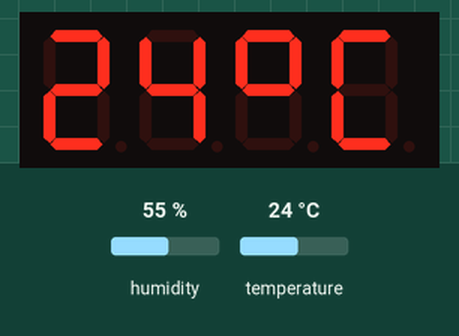
A sketch run on a simulated Arduino Uno, built with avr-gcc and run on an emulated ATmega328P. On the bench: 4-digit seven-segment display. Wiring (inferred from the names in the program): 4-digit 7-segment display, segments lit when LOW: segments pin 12, pin 10, pin 8, pin 7, pin 6, pin 11, pin 9; digit selects pin 5, pin 2, pin 3, pin 4. The inputs (shaded band) are chosen by the test bench; at power-on: temperature 24 °C, humidity 55 %. The segment pins are drawn as the display they are named for.

Above: at 2.8 s.
2.9 s: temperature set to 12 °C
At 5.1 s:
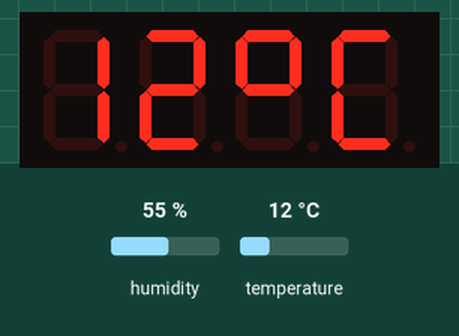
5.6 s: temperature set to 19 °C
At 6.9 s:
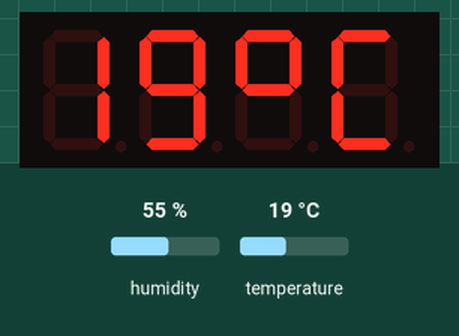
8.3 s: temperature set to 28 °C
At 11.4 s:
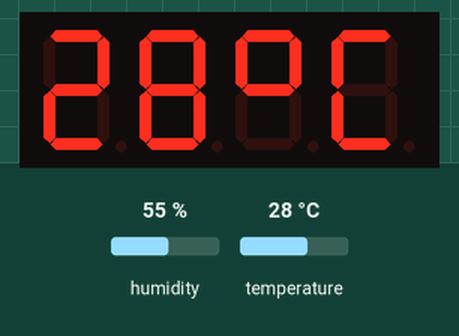
Timing chart, 0 to 12.9 s (numbered marks = the images above; inputs shaded):
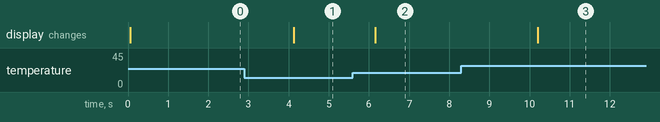

Measured:
- after the input at 2.9 s, the display: changes after 1.2 s (image 1)
- after the input at 5.6 s, the display: changes after 0.56 s (image 2)
- after the input at 8.3 s, the display: changes after 1.9 s (image 3)

The sketch:

suhu.ino
```cpp
/*
 * Tutorial By IOTkece.com
 */
#include "DHT.h"

#define DHT11_PIN 13
#define DHTTYPE DHT11
DHT dht(DHT11_PIN, DHTTYPE);

#define ON HIGH
#define OFF LOW

int x,y;

 /*
    A
   ---
F |   | B
  | G |
   ---
E |   | C
  |   |
   ---  . dec
    D

*/

int pinA = 12;
int pinB = 10;
int pinC = 8;
int pinD = 7;
int pinE = 6;
int pinF = 11;
int pinG = 9;
int D1 = 5;
int D2 = 2;
int D3 = 3;
int D4 = 4;

int temp;
void setup() {
  Serial.begin(9600);

pinMode(pinA, OUTPUT);
pinMode(pinB, OUTPUT);
pinMode(pinC, OUTPUT);
pinMode(pinD, OUTPUT);
pinMode(pinE, OUTPUT);
pinMode(pinF, OUTPUT);
pinMode(pinG, OUTPUT);
pinMode(D1, OUTPUT);
pinMode(D2, OUTPUT);
pinMode(D3, OUTPUT);
pinMode(D4, OUTPUT);
pinMode(13,INPUT);

}

void cek_suhu(){
  temp = dht.readTemperature();
  x = (temp/10);
  y = (temp-((x)*10));

}


void loop() {
cek_suhu();
for (int i=1; i<=2; i++);
  {
   seven_segmen();
   }
}

void seven_segmen(){
digitalWrite(D1, ON);
digit(x);
delay(4);
digitalWrite(D1, OFF);

digitalWrite(D2, ON);
digit(y);
delay(4);
digitalWrite(D2, OFF);

digitalWrite(D3, ON);
digit(10);
delay(4);
digitalWrite(D3, OFF);

digitalWrite(D4, ON);
digit(11);
delay(4);
digitalWrite(D4, OFF);
}


void digit(int x) {
  switch (x) {
    case 0: nol(); break;
    case 1: satu(); break;
    case 2: dua(); break;
    case 3: tiga(); break;
    case 4: empat(); break;
    case 5: lima(); break;
    case 6: enam(); break;
    case 7: tujuh(); break;
    case 8: delapan(); break;
    case 9: sembilan(); break;
    case 10: o(); break;
    case 11: C(); break;
  }
}
void nol(){
digitalWrite(pinA, OFF);
digitalWrite(pinB, OFF);
digitalWrite(pinC, OFF);
digitalWrite(pinD, OFF);
digitalWrite(pinE, OFF);
digitalWrite(pinF, OFF);
digitalWrite(pinG, ON);
delay(1);
}

void satu(){
digitalWrite(pinA, ON);
digitalWrite(pinB, OFF);
digitalWrite(pinC, OFF);
digitalWrite(pinD, ON);
digitalWrite(pinE, ON);
digitalWrite(pinF, ON);
digitalWrite(pinG, ON);
delay(1);
}

void dua(){
digitalWrite(pinA, OFF);
digitalWrite(pinB, OFF);
digitalWrite(pinC, ON);//
digitalWrite(pinD, OFF);
digitalWrite(pinE, OFF);
digitalWrite(pinF, ON);//
digitalWrite(pinG, OFF);
delay(1);
}

void tiga(){
digitalWrite(pinA, OFF);
digitalWrite(pinB, OFF);
digitalWrite(pinC, OFF);
digitalWrite(pinD, OFF);
digitalWrite(pinE, ON);
digitalWrite(pinF, ON);
digitalWrite(pinG, OFF);
delay(1);
}

void empat(){
digitalWrite(pinA, ON);
digitalWrite(pinB, OFF);
digitalWrite(pinC, OFF);
digitalWrite(pinD, ON);
digitalWrite(pinE, ON);
digitalWrite(pinF, OFF);
digitalWrite(pinG, OFF);
delay(1);
}

void lima(){
digitalWrite(pinA, OFF);
digitalWrite(pinB, ON);
digitalWrite(pinC, OFF);
digitalWrite(pinD, OFF);
digitalWrite(pinE, ON);
digitalWrite(pinF, OFF);
digitalWrite(pinG, OFF);
delay(1);
}

void enam(){
digitalWrite(pinA, OFF);
digitalWrite(pinB, ON);
digitalWrite(pinC, OFF);
digitalWrite(pinD, OFF);
digitalWrite(pinE, OFF);
digitalWrite(pinF, OFF);
digitalWrite(pinG, OFF);
delay(1);
}

void tujuh(){
digitalWrite(pinA, OFF);
digitalWrite(pinB, OFF);
digitalWrite(pinC, OFF);
digitalWrite(pinD, ON);
digitalWrite(pinE, ON);
digitalWrite(pinF, ON);
digitalWrite(pinG, ON);
delay(1);
}

void delapan(){
digitalWrite(pinA, OFF);
digitalWrite(pinB, OFF);
digitalWrite(pinC, OFF);
digitalWrite(pinD, OFF);
digitalWrite(pinE, OFF);
digitalWrite(pinF, OFF);
digitalWrite(pinG, OFF);
delay(1);
}

void sembilan(){
digitalWrite(pinA, OFF);
digitalWrite(pinB, OFF);
digitalWrite(pinC, OFF);
digitalWrite(pinD, OFF);
digitalWrite(pinE, ON);
digitalWrite(pinF, OFF);
digitalWrite(pinG, OFF);
delay(1);
}

void o()
{
  digitalWrite( pinA, OFF);
  digitalWrite( pinB, OFF);
  digitalWrite( pinC, ON);
  digitalWrite( pinD, ON);
  digitalWrite( pinE, ON);
  digitalWrite( pinF, OFF);
  digitalWrite( pinG, OFF);
  delay(1);
}

void C()
{
  digitalWrite( pinA, OFF);
  digitalWrite( pinB, ON);
  digitalWrite( pinC, ON);
  digitalWrite( pinD, OFF);
  digitalWrite( pinE, OFF);
  digitalWrite( pinF, OFF);
  digitalWrite( pinG, ON);
  delay(1);
}
```
